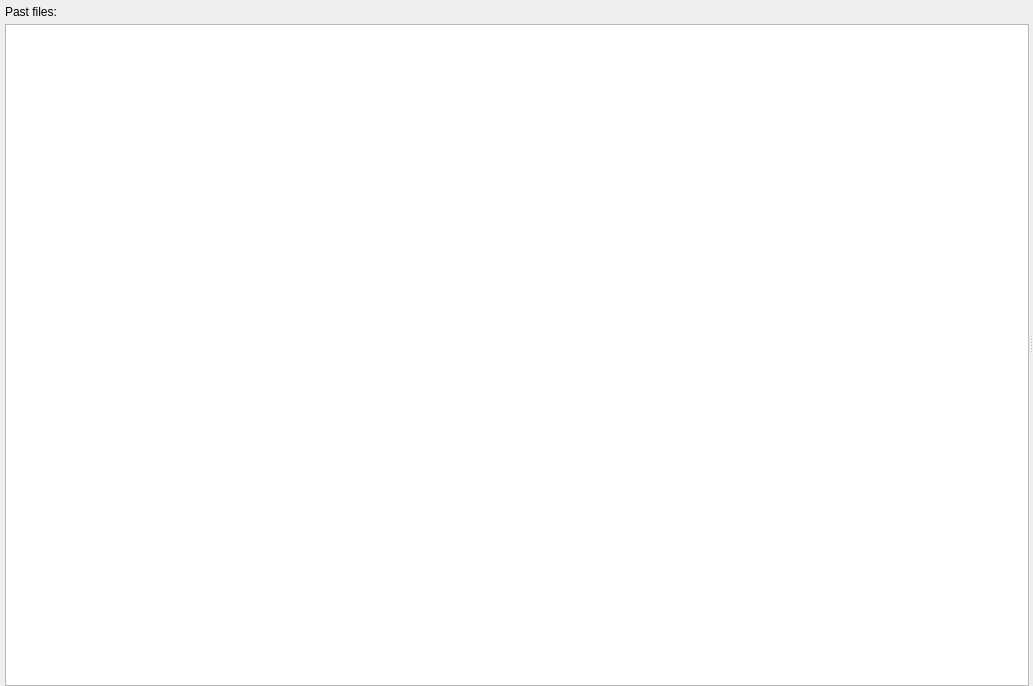
<?xml version="1.0" encoding="UTF-8"?>
<ui version="4.0">
 <class>Form</class>
 <widget class="QWidget" name="Form">
  <property name="geometry">
   <rect>
    <x>0</x>
    <y>0</y>
    <width>1033</width>
    <height>686</height>
   </rect>
  </property>
  <property name="windowTitle">
   <string>Live data</string>
  </property>
  <layout class="QVBoxLayout" name="verticalLayout_3">
   <property name="leftMargin">
    <number>0</number>
   </property>
   <property name="topMargin">
    <number>0</number>
   </property>
   <property name="rightMargin">
    <number>0</number>
   </property>
   <property name="bottomMargin">
    <number>0</number>
   </property>
   <item>
    <widget class="QSplitter" name="splitter">
     <property name="orientation">
      <enum>Qt::Horizontal</enum>
     </property>
     <widget class="QWidget" name="pastFilesWidget" native="true">
      <layout class="QVBoxLayout" name="listLayout">
       <property name="spacing">
        <number>5</number>
       </property>
       <property name="leftMargin">
        <number>5</number>
       </property>
       <property name="topMargin">
        <number>5</number>
       </property>
       <property name="rightMargin">
        <number>0</number>
       </property>
       <property name="bottomMargin">
        <number>0</number>
       </property>
       <item>
        <widget class="QLabel" name="label">
         <property name="sizePolicy">
          <sizepolicy hsizetype="Preferred" vsizetype="Preferred">
           <horstretch>0</horstretch>
           <verstretch>0</verstretch>
          </sizepolicy>
         </property>
         <property name="text">
          <string>Past files:</string>
         </property>
        </widget>
       </item>
       <item>
        <widget class="QListWidget" name="fileList">
         <property name="enabled">
          <bool>true</bool>
         </property>
         <property name="sizePolicy">
          <sizepolicy hsizetype="Expanding" vsizetype="Expanding">
           <horstretch>0</horstretch>
           <verstretch>0</verstretch>
          </sizepolicy>
         </property>
        </widget>
       </item>
      </layout>
     </widget>
     <widget class="QWidget" name="verticalLayoutWidget_2">
      <layout class="QVBoxLayout" name="widgetLayout"/>
     </widget>
    </widget>
   </item>
  </layout>
  <action name="actionPrint">
   <property name="icon">
    <iconset resource="../../../../resources/nicos-gui.qrc">
     <normaloff>:/print</normaloff>:/print</iconset>
   </property>
   <property name="text">
    <string>&amp;Print...</string>
   </property>
   <property name="toolTip">
    <string>Print current plot</string>
   </property>
   <property name="shortcut">
    <string>Ctrl+P</string>
   </property>
  </action>
  <action name="actionUnzoom">
   <property name="icon">
    <iconset resource="../../../../resources/nicos-gui.qrc">
     <normaloff>:/viewfull</normaloff>:/viewfull</iconset>
   </property>
   <property name="text">
    <string>&amp;Unzoom</string>
   </property>
   <property name="shortcut">
    <string>Ctrl+U</string>
   </property>
  </action>
  <action name="actionSavePlot">
   <property name="checkable">
    <bool>false</bool>
   </property>
   <property name="icon">
    <iconset resource="../../../../resources/nicos-gui.qrc">
     <normaloff>:/save</normaloff>:/save</iconset>
   </property>
   <property name="text">
    <string>&amp;Save as Image...</string>
   </property>
  </action>
  <action name="actionSaveData">
   <property name="checkable">
    <bool>false</bool>
   </property>
   <property name="text">
    <string>&amp;Save as Data...</string>
   </property>
  </action>
  <action name="actionLogScale">
   <property name="checkable">
    <bool>true</bool>
   </property>
   <property name="text">
    <string>&amp;Logarithmic Y scale</string>
   </property>
   <property name="iconText">
    <string>Log Scale</string>
   </property>
   <property name="shortcut">
    <string>Ctrl+L</string>
   </property>
  </action>
  <action name="actionColormap">
   <property name="text">
    <string>&amp;Colormap</string>
   </property>
   <property name="toolTip">
    <string>Select colormap</string>
   </property>
  </action>
  <action name="actionROI">
   <property name="text">
    <string>&amp;Region Of Interest</string>
   </property>
   <property name="toolTip">
    <string>Open region of interest in seperate window</string>
   </property>
  </action>
  <action name="actionMarkCenter">
   <property name="checkable">
    <bool>true</bool>
   </property>
   <property name="text">
    <string>&amp;Center Mark</string>
   </property>
   <property name="toolTip">
    <string>Mark center of detector image</string>
   </property>
  </action>
  <action name="actionKeepRatio">
   <property name="checkable">
    <bool>true</bool>
   </property>
   <property name="text">
    <string>Keep ratio</string>
   </property>
   <property name="toolTip">
    <string>Keep aspect ratio of selection rectangle</string>
   </property>
  </action>
  <action name="actionOpen">
   <property name="icon">
    <iconset resource="../../../../resources/nicos-gui.qrc">
     <normaloff>:/open</normaloff>:/open</iconset>
   </property>
   <property name="text">
    <string>&amp;Open</string>
   </property>
   <property name="toolTip">
    <string>Open data</string>
   </property>
   <property name="shortcut">
    <string>Ctrl+O</string>
   </property>
  </action>
  <action name="actionLines">
   <property name="checkable">
    <bool>true</bool>
   </property>
   <property name="text">
    <string>Lines</string>
   </property>
   <property name="toolTip">
    <string>Activate Lines</string>
   </property>
  </action>
  <action name="actionSymbols">
   <property name="checkable">
    <bool>true</bool>
   </property>
   <property name="text">
    <string>Show symbols</string>
   </property>
   <property name="toolTip">
    <string>Show symbols</string>
   </property>
  </action>
  <action name="actionLoadData">
   <property name="text">
    <string>&amp;Load data</string>
   </property>
  </action>
  <action name="actionSubtractBackground">
   <property name="checkable">
    <bool>true</bool>
   </property>
   <property name="text">
    <string>Subtract Background</string>
   </property>
   <property name="toolTip">
    <string>Subtract background</string>
   </property>
  </action>
 </widget>
 <resources>
  <include location="../../../../resources/nicos-gui.qrc"/>
 </resources>
 <connections/>
</ui>
